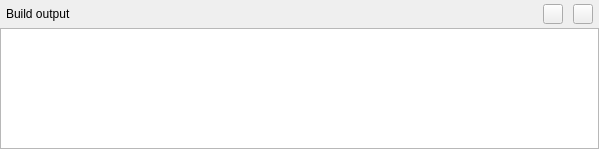
<?xml version="1.0" encoding="UTF-8"?>
<ui version="4.0">
 <class>RgCliOutputView</class>
 <widget class="QWidget" name="rgCliOutputView">
  <property name="geometry">
   <rect>
    <x>0</x>
    <y>0</y>
    <width>599</width>
    <height>149</height>
   </rect>
  </property>
  <property name="windowTitle">
   <string>Form</string>
  </property>
  <layout class="QVBoxLayout" name="verticalLayout_2">
   <property name="spacing">
    <number>0</number>
   </property>
   <property name="leftMargin">
    <number>0</number>
   </property>
   <property name="topMargin">
    <number>0</number>
   </property>
   <property name="rightMargin">
    <number>0</number>
   </property>
   <property name="bottomMargin">
    <number>0</number>
   </property>
   <item>
    <layout class="QHBoxLayout" name="horizontalLayout">
     <property name="spacing">
      <number>4</number>
     </property>
     <item>
      <widget class="QFrame" name="viewTitlebar">
       <property name="minimumSize">
        <size>
         <width>0</width>
         <height>28</height>
        </size>
       </property>
       <property name="maximumSize">
        <size>
         <width>16777215</width>
         <height>28</height>
        </size>
       </property>
       <property name="font">
        <font>
         <weight>1</weight>
         <bold>false</bold>
        </font>
       </property>
       <property name="styleSheet">
        <string notr="true">QFrame#headerContainer
{
	background-color: rgb(230, 230, 255);
	border: 1px solid gray;
	border-bottom: 0px;
}</string>
       </property>
       <layout class="QHBoxLayout" name="horizontalLayout_2">
        <property name="spacing">
         <number>10</number>
        </property>
        <property name="leftMargin">
         <number>6</number>
        </property>
        <property name="topMargin">
         <number>2</number>
        </property>
        <property name="rightMargin">
         <number>6</number>
        </property>
        <property name="bottomMargin">
         <number>2</number>
        </property>
        <item>
         <widget class="QLabel" name="outputHeaderLabel">
          <property name="font">
           <font>
            <weight>50</weight>
            <bold>false</bold>
           </font>
          </property>
          <property name="text">
           <string>Build output</string>
          </property>
         </widget>
        </item>
        <item>
         <spacer name="horizontalSpacer">
          <property name="orientation">
           <enum>Qt::Horizontal</enum>
          </property>
          <property name="sizeHint" stdset="0">
           <size>
            <width>40</width>
            <height>20</height>
           </size>
          </property>
         </spacer>
        </item>
        <item>
         <widget class="QPushButton" name="clearOutputPushButton">
          <property name="sizePolicy">
           <sizepolicy hsizetype="Fixed" vsizetype="Fixed">
            <horstretch>0</horstretch>
            <verstretch>0</verstretch>
           </sizepolicy>
          </property>
          <property name="minimumSize">
           <size>
            <width>20</width>
            <height>20</height>
           </size>
          </property>
          <property name="maximumSize">
           <size>
            <width>20</width>
            <height>20</height>
           </size>
          </property>
          <property name="focusPolicy">
           <enum>Qt::StrongFocus</enum>
          </property>
          <property name="toolTip">
           <string>Clear the output pane</string>
          </property>
          <property name="text">
           <string/>
          </property>
          <property name="icon">
           <iconset resource="../resources/radeon_gpu_analyzer_gui.qrc">
            <normaloff>:/icons/clear_icon.svg</normaloff>:/icons/clear_icon.svg</iconset>
          </property>
          <property name="flat">
           <bool>false</bool>
          </property>
         </widget>
        </item>
        <item>
         <widget class="QPushButton" name="viewMaximizeButton">
          <property name="minimumSize">
           <size>
            <width>20</width>
            <height>20</height>
           </size>
          </property>
          <property name="maximumSize">
           <size>
            <width>20</width>
            <height>20</height>
           </size>
          </property>
          <property name="styleSheet">
           <string notr="true"/>
          </property>
          <property name="text">
           <string/>
          </property>
         </widget>
        </item>
       </layout>
      </widget>
     </item>
    </layout>
   </item>
   <item>
    <widget class="QTextEdit" name="outputTextEdit">
     <property name="sizePolicy">
      <sizepolicy hsizetype="Expanding" vsizetype="Ignored">
       <horstretch>0</horstretch>
       <verstretch>1</verstretch>
      </sizepolicy>
     </property>
     <property name="minimumSize">
      <size>
       <width>0</width>
       <height>4</height>
      </size>
     </property>
     <property name="focusPolicy">
      <enum>Qt::NoFocus</enum>
     </property>
     <property name="readOnly">
      <bool>true</bool>
     </property>
    </widget>
   </item>
  </layout>
 </widget>
 <resources>
  <include location="../resources/radeon_gpu_analyzer_gui.qrc"/>
 </resources>
 <connections/>
</ui>
